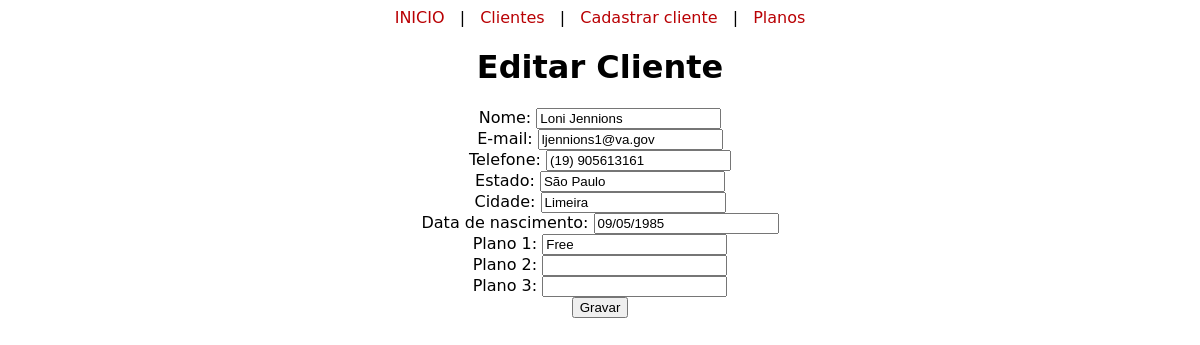
The app's page /editar-cliente.php?id=2 with its own data.
### tables this page shows
CREATE TABLE `clientes` (
  `id` int(11) NOT NULL AUTO_INCREMENT,
  `nome` varchar(50) NOT NULL,
  `email` varchar(50) NOT NULL,
  `telefone` varchar(16) NOT NULL,
  `estado` varchar(20) NOT NULL,
  `cidade` varchar(50) NOT NULL,
  `data_nasc` varchar(10) NOT NULL,
  `plano1` varchar(20) NOT NULL,
  `plano2` varchar(20) DEFAULT NULL,
  `plano3` varchar(20) DEFAULT NULL,
  PRIMARY KEY (`id`)
);

### editar-cliente.php (the view, shortened to what this page needs)
<!DOCTYPE html>
<html>
	<?php
		require('conexao.php');
		include('cabecalho.php');
	?>
	<head>
		<link rel="stylesheet" href="style/style.css">
	</head>
	<body>
	<center><h1>Editar Cliente</h1></center>
		<?php
			$id = $_GET["id"];
			$sql = "SELECT * from clientes WHERE id = '{$id}'";
			$rs = mysqli_query($conexao,$sql);
			$dados = mysqli_fetch_array($rs) or die(mysqli_error($conexao));
			$nome = $dados["nome"];
			$email = $dados["email"];
			$telefone = $dados["telefone"];
			$estado = $dados["estado"];
			$cidade = $dados["cidade"];
			$data_nasc = $dados["data_nasc"];
			$plano1 = $dados["plano1"];
			$plano2 = $dados["plano2"];
			$plano3 = $dados["plano3"];
		?>
	<center><form action="atualizar-cliente.php" method="post">
		<div>Nome: 		<input name="nome" type="text" value="<?=$nome?>"></div>
		<div>E-mail: 	<input name="email" type="text" value="<?=$email?>"></div>
		<div>Telefone: 	<input name="telefone" type="text" value="<?=$telefone?>"></div>
		<div>Estado: 	<input name="estado" type="text" value="<?=$estado?>"></div>
		<div>Cidade: 	<input name="cidade" type="text" value="<?=$cidade?>"></div>
		<div>Data de nascimento: <input name="data_nasc" type="text" value="<?=$data_nasc?>"></div>
		<div>Plano 1: 	<input name="plano1" type="text" value="<?=$plano1?>"></div>
		<div>Plano 2: 	<input name="plano2" type="text" value="<?=$plano2?>"></div>
		<div>Plano 3: 	<input name="plano3" type="text" value="<?=$plano3?>"></div>
		<div><input type="submit" value="Gravar"></div>
		</center>
	</body>
</html>

### style/style.css (style rules this page uses)
body { background-image: url(C:/xampp/htdocs/crud/imagem/fundo.jpeg); font-family: "Lucida Grande", "Lucida Sans Unicode", "Lucida Sans", "DejaVu Sans", Verdana, "sans-serif"; }

### records on screen
clientes: nome "Loni Jennions", email "ljennions1@va.gov", telefone "(19) 905613161", estado "São Paulo", cidade "Limeira", data_nasc "09/05/1985", plano1 "Free"
